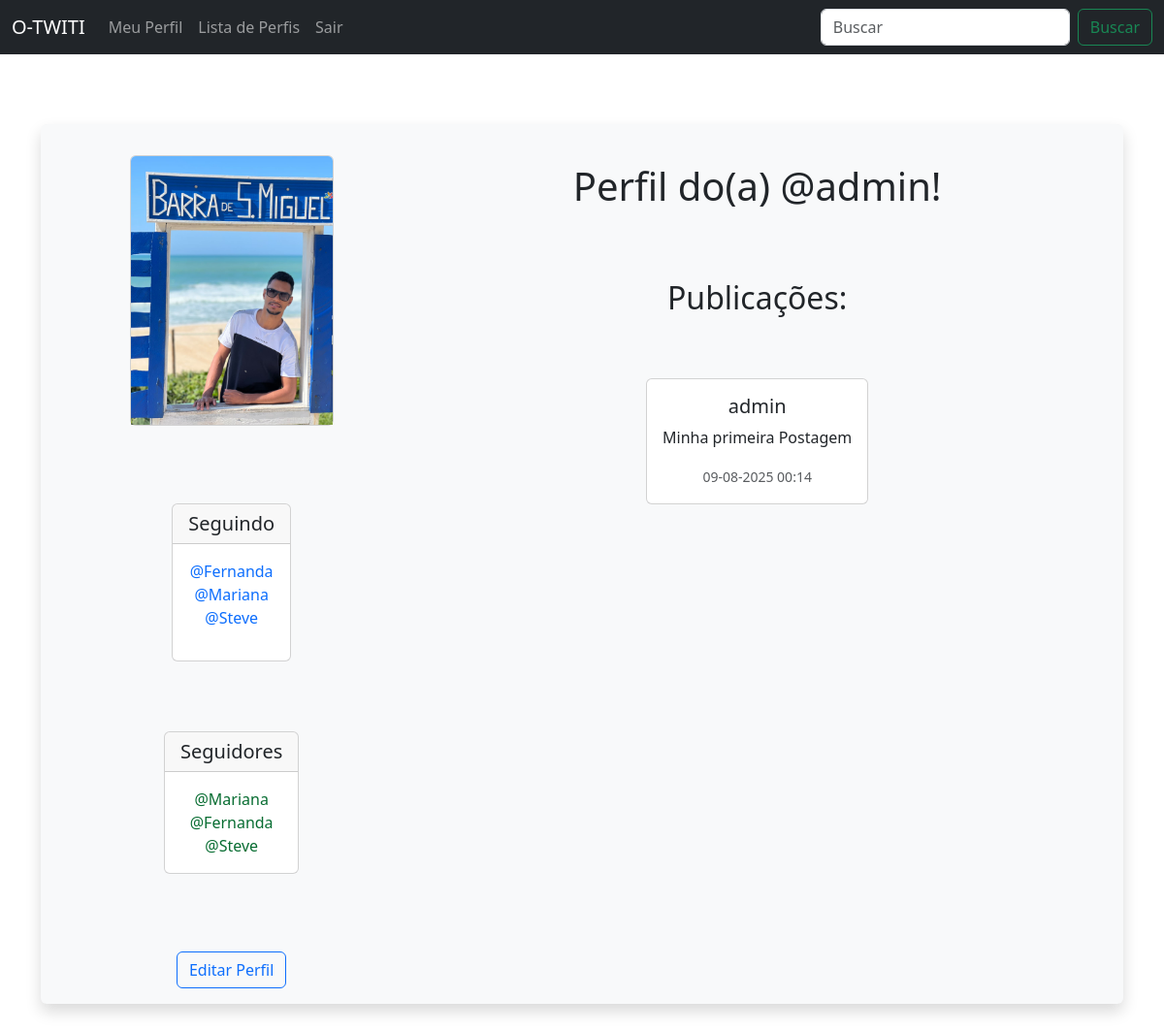
Screenshot of /profile/1 (signed in) with the database file from the repository.
### musker/models.py (models this page shows, shortened)
class UserProfile(models.Model):
    user = models.OneToOneField(User, on_delete=models.CASCADE)
    follows = models.ManyToManyField("self", related_name="followed_by", symmetrical=False, blank=True)
    date_modified = models.DateTimeField(User, auto_now=True)
    profile_image = models.ImageField(upload_to='images/', blank=True, null=True)
    def __str__(self):
        return self.user.username

class Meep(models.Model):
    user = models.ForeignKey(User, related_name='meeps', on_delete=models.DO_NOTHING)
    body = models.CharField(max_length=280)
    created_at = models.DateTimeField(auto_now_add=True)

### musker/views.py (the view, shortened to what this page needs)
# urls.py: path('profile/<int:pk>', views.profile, name='profile'),
def profile(request, pk):
    if request.user.is_authenticated:
        profile = UserProfile.objects.get(user_id=pk)
        user_profile = UserProfile.objects.get(user=request.user)
        meeps = Meep.objects.filter(user_id=pk)
        return render(request, 'profile.html', {
            "profile": profile,
            "user_profile": user_profile,
            "meeps": meeps
        })
    else:
        messages.success(request, "Você precisa estar logado para visualizar esta página.")
        return redirect('home')

### musker/templates/profile.html (shortened to what this page needs)
{% extends "base.html" %}
{% block content %}
{% if profile %}
<div class="container text-center">
    <div class="row flex-column flex-md-row mt-5 mb-5 bg-light p-3 rounded shadow">
        <div class="col-md-4 order-md-2 d-flex flex-column align-items-center gap-3">
            {% if profile.profile_image %}
            <div class="card mb-3 mt-3 mx-auto">
                <img style="width: 13rem; cursor: pointer;" src="{{ profile.profile_image.url }}" alt="{{ profile.user.username }}" class="card-img-top">
            </div>
            {% endif %}
            <div class="card mb-3 mt-5 ">
                <h5 class="card-header">Seguindo</h5>
                <div class="card-body">
                    <p class="card-text mb-3">
                        {% for following in profile.follows.all %}
                            <a class="text-decoration-none" href="{% url 'profile' following.user.id %}">@{{ following }}</a><br />
                        {% endfor %}
                    </p>
                </div>
            </div>
            <br />
            <div class="card">
                <h5 class="card-header">Seguidores</h5>
                <div class="card-body">
                    <p class="card-text">
                        {% for follower in profile.followed_by.all %}
                            <a class="text-decoration-none list-group-item" style="color: rgb(8, 109, 50);"  href="{% url 'profile' follower.user.id %}">@{{ follower }}</a>
                        {% endfor %}
                    </p>
                </div>
            </div>
            <br />
            <br />
            {% if request.user.id == profile.user.id %}
            <a href="{% url 'update_user' %}" class="btn btn-outline-primary">Editar Perfil</a>
            {% endif %}
        </div>
        <div class="col-md-8 order-md-2 d-flex flex-column align-items-center gap-3 mt-4">
            <h1>Perfil do(a) @{{ profile.user.username }}!</h1>
            <h2 class="mt-5">Publicações:</h2>
            <br />
            {% if meeps %}
            {% for meep in meeps %}
            <div class="card mb-3">
                <div class="card-body">
                    <h5 class="card-title">{{ meep.user.username }}</h5>
                    <p class="card-text">{{ meep.body }}</p>
                    <p class="card-text"><small class="text-muted">{{ meep.created_at|date:"d-m-Y H:i" }}</small></p>
                </div>
            </div>
            {% endfor %}
            {% endif %}
        </div>
    </div>
</div>
{% endif %}
{% endblock %}

### rows the page displays
UserProfile: profile_image (picture), user.username "admin"
UserProfile: user.username "Fernanda"
UserProfile: user.username "Mariana"
UserProfile: user.username "Steve"
Meep: user.username "admin", body "Minha primeira Postagem", created_at "09-08-2025 00:14"
